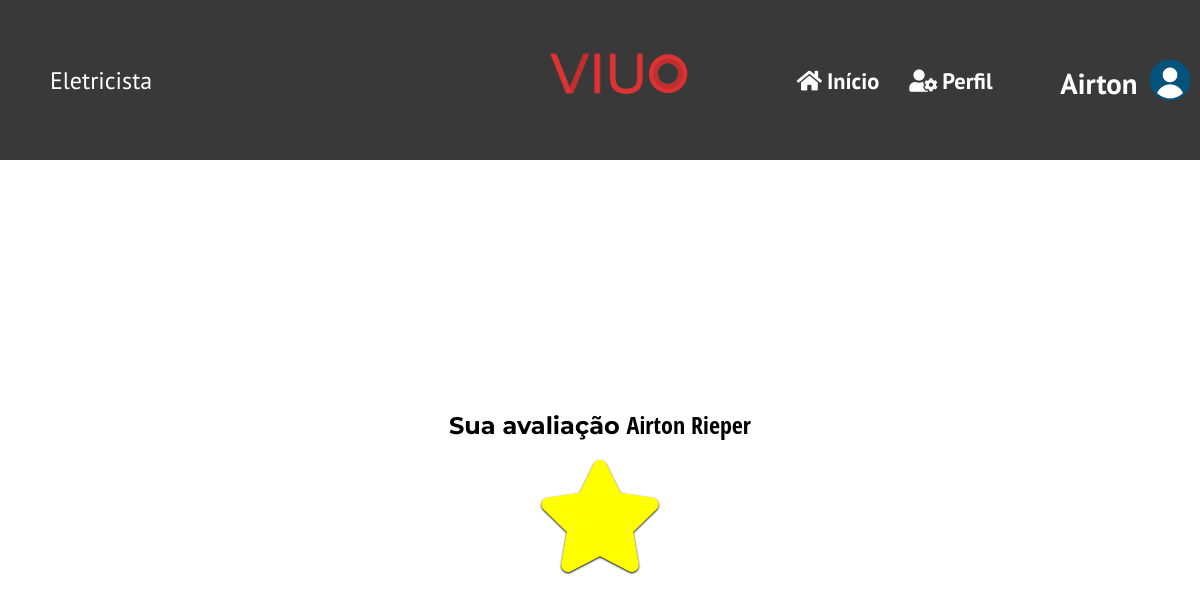
/dashboard-pro/assessments.php (signed in), run on the app's committed database.
### tables this page shows
CREATE TABLE `professional` (
  `id` int(11) NOT NULL,
  `level` int(11) NOT NULL COMMENT 'Nível de acesso',
  `name` varchar(50) NOT NULL,
  `last_name` varchar(50) NOT NULL,
  `email` varchar(50) NOT NULL,
  `senha` varchar(50) NOT NULL,
  `tel` varchar(15) NOT NULL,
  `profissao` varchar(50) NOT NULL,
  `cpf` varchar(11) NOT NULL,
  `lat` varchar(20) NOT NULL COMMENT 'latitude',
  `long` varchar(50) NOT NULL COMMENT 'longitude',
  `endereco` varchar(100) NOT NULL,
  `num_endereco` varchar(50) NOT NULL,
  `nota` varchar(10) NOT NULL
);

### dashboard-pro/assessments.php (the view, shortened to what this page needs)
<?php
include 'default/menu.php';
include '../admin/connect.php';
$email = $_SESSION['email'];
$dados= mysqli_query($connect, "SELECT name, last_name, nota FROM professional WHERE '$email'= email") or die (mysql_error());
$nome = mysqli_fetch_assoc($dados);
?>
<!DOCTYPE html>
<html>
    <head>
        <link rel="stylesheet" type="text/css" href="css/assessments.css">
    </head>
    <body>
        <div class="content" onclick="closeUser()">
            <div class="bloco-stars">
                <h2>Sua avaliação <b><?php echo($nome['name']); ?> <?php echo($nome['last_name']); ?></b></h2>
                <?php
                    $full_stars = "<i class='fas fa-star'></i>";
                if($nome['nota']<="1.0"){
                    echo($full_stars);
                   }
                ?>
            </div>
        </div>
    </body>
</html>

### dashboard-pro/default/menu.php (shortened to what this page needs)
<?php
include '../admin/connect.php';
    $email = $_SESSION['email'];
    $dados= mysqli_query($connect, "SELECT name, last_name, profissao FROM professional WHERE '$email'= email") or die (mysql_error());
    $nome = mysqli_fetch_assoc($dados);
?>
<head>
    <link rel="stylesheet" type="text/css" href="css/menu.css">
    <link rel="stylesheet" href="https://use.fontawesome.com/releases/v5.5.0/css/all.css">
</head>
<div class="menu">
    <div class="pro">
        <h2 id="profissao"><?php echo($nome['profissao']); ?></h2>
    </div>
    <div class="logo">
        <img src="../image/default/Logo_VIUO.png" title="VIUO">
    </div>
    <div class="content-nav">
        <nav>
            <ul>
                <li><a href="index.php"><i class="fas fa-home"></i>Início</a></li>
                <li><a href="profile.php"><i class="fas fa-user-cog"></i>Perfil</a></li>
            </ul>
        </nav>
        <div class="user" onclick="contentUser()">
        <div id="name">
            <h1><?php echo($nome['name']); ?></h1>
        </div>
            <img src="image/default/user.png" >
        </div>
    </div>
</div>

### dashboard-pro/css/menu.css (style rules this page uses)
body { margin: 0px; }
.menu { width: 100%; height: 20%; display: flex; align-content: center; background-color: #393939; }
.pro { width: 45%; margin-left: 50px; align-items: center; display: flex; }
#profissao { font-family: 'PT Sans', sans-serif; font-weight: 400; color: #FFF; }
.logo { display: flex; justify-content: center; width: 15%; align-items: center; margin-top: -30px; }
.logo img { width: 100%; margin-right: 5%; }
.content { display: flex; justify-content: center; align-items: center; width: 100%; height: 80%; }
.content-nav { width: 45%; display: flex; align-items: center; }
nav { display: flex; justify-content: center; width: 70%; }
nav ul { padding: 0px; display: flex; flex-direction: row; justify-content: center; }
nav ul li { list-style-type: none; padding-left: 30px; }
nav ul li a { font-family: 'PT Sans', sans-serif; text-decoration: none; color: #FFF; font-size: 140%; font-weight: 550; transition: all 0.7s; }
nav ul li a i { padding-right: 5px; }
.user { width: 30%; height: 50%; display: flex; justify-content: center; align-items: center; cursor: pointer; }
.user img { width: 30%; height: auto; cursor: pointer; }
#name h1 { font-family: 'PT Sans', sans-serif; font-size: 180%; height: 30px; color: #FFF; margin-right: 10px; }

### dashboard-pro/css/assessments.css (style rules this page uses)
.bloco-stars { width: 100%; text-align: center; }
.bloco-stars i { font-size: 700%; color: #FFE13F; color:yellow; text-shadow: 0px 1px 2px #000; transition: 0.7s; }
.bloco-stars h2 { font-family: 'Montserrat', sans-serif; }
.bloco-stars b { font-family: 'Open Sans Condensed', sans-serif; }

### data on the page
professional: profissao "Eletricista", name "Airton", last_name "Rieper"
